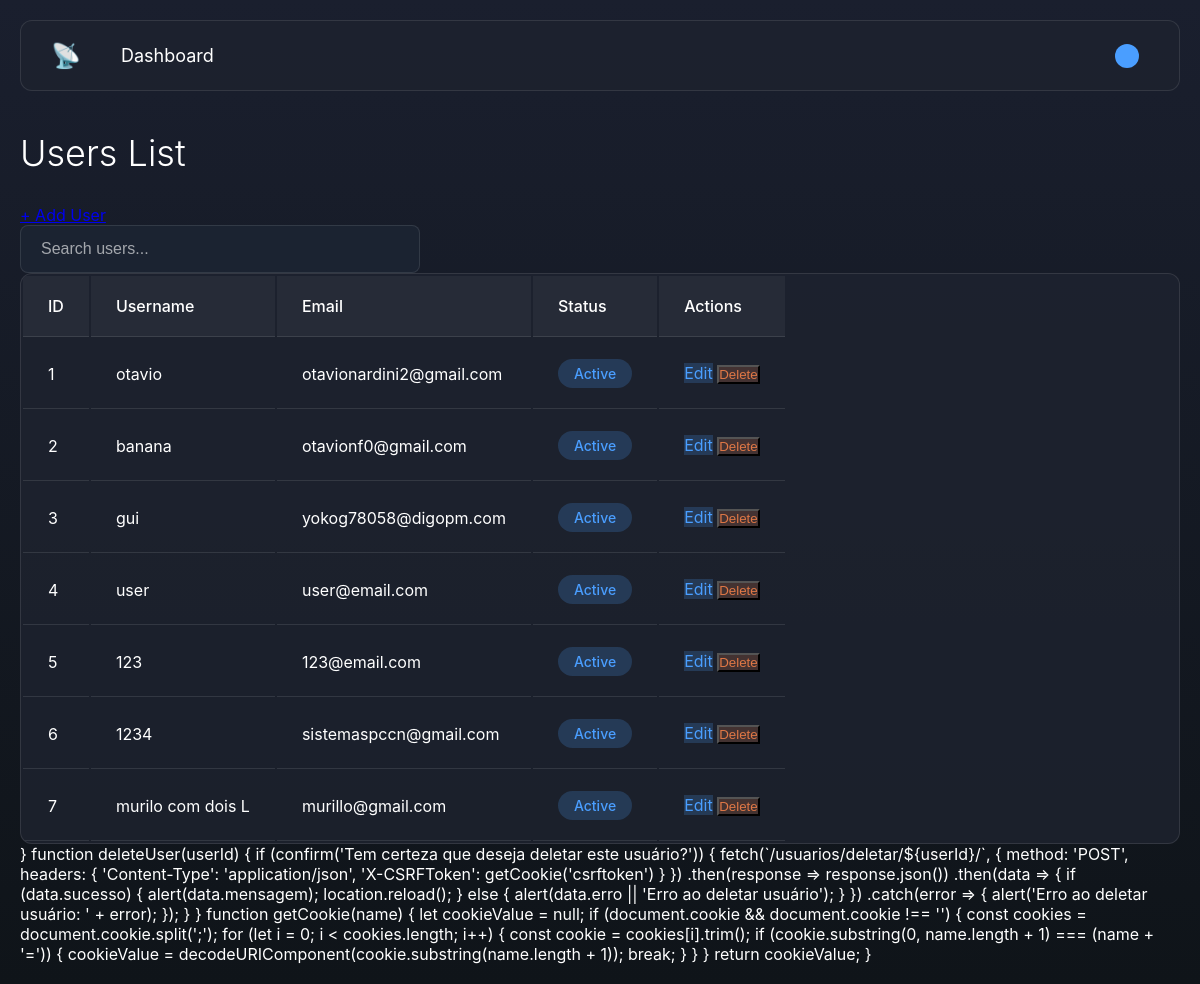
Page /pt-br/usuarios/ (signed in) on the committed database.
### app_wifi_scanner/models.py (models this page shows, shortened)
class Usuario(models.Model):
    id_usuario = models.AutoField(primary_key=True)
    nome = models.CharField(max_length=100)
    email = models.EmailField(max_length=100, unique=True, default='sem-email@example.com')
    senha = models.CharField(max_length=100)

### app_wifi_scanner/views.py (the view)
# urls.py: path('usuarios/', views.usuarios, name='usuarios'),
def usuarios(request):
    if 'usuario_id' not in request.session:
        return redirect('login')
    usuarios = {'usuarios': Usuario.objects.all()}
    return render(request, 'usuarios/usuarios.html', usuarios)

### app_wifi_scanner/templates/usuarios/usuarios.html (shortened to what this page needs)
{% load static %}
<!DOCTYPE html>
<html lang="pt-BR">
<head>
    <link rel="stylesheet" href="{% static 'css/theme.css' %}">
</head>
<body>
    <div class="container">
        <div class="header">
            <div class="nav">
                <div class="logo">📡</div>
                <a href="{% url 'home' %}" class="nav-item">Dashboard</a>
            </div>
            <div class="user">
                <div class="user-icon"></div>
            </div>
        </div>
        <div class="title-section">
            <h1>Users List</h1>
            <a href="{% url 'cadastro' %}" class="add-user-btn">+ Add User</a>
        </div>
        <div class="search-bar">
            <input type="text" class="search-input" id="searchInput" placeholder="Search users..." onkeyup="filterUsers()">
        </div>
        <div class="users-table">
            <table>
                <thead>
                    <tr>
                        <th>ID</th>
                        <th>Username</th>
                        <th>Email</th>
                        <th>Status</th>
                        <th>Actions</th>
                    </tr>
                </thead>
                <tbody id="usersTableBody">
                    {% if usuarios %}
                        {% for usuario in usuarios %}
                        <tr>
                            <td>{{ usuario.id_usuario }}</td>
                            <td>{{ usuario.nome }}</td>
                            <td>{{ usuario.email }}</td>
                            <td><span class="status active">Active</span></td>
                            <td>
                                <div class="actions">
                                    <a href="{% url 'editar_usuario' usuario.id_usuario %}" class="action-btn edit-btn" style="text-decoration: none;">Edit</a>
                                    <button class="action-btn delete-btn" onclick="deleteUser({{ usuario.id_usuario }})">Delete</button>
                                </div>
                            </td>
                        </tr>
                        {% endfor %}
                    {% else %}
                        <tr>
                            <td colspan="5" class="no-users">
                                No users registered yet. Click "+ Add User" to register your first user.
                            </td>
                        </tr>
                    {% endif %}
                </tbody>
            </table>
        </div>
    </div>
        }
        function deleteUser(userId) {
            if (confirm('Tem certeza que deseja deletar este usuário?')) {
                fetch(`/usuarios/deletar/${userId}/`, {
                    method: 'POST',
                    headers: {
                        'Content-Type': 'application/json',
                        'X-CSRFToken': getCookie('csrftoken')
                    }
                })
                .then(response => response.json())
                .then(data => {
                    if (data.sucesso) {
                        alert(data.mensagem);
                        location.reload();
                    } else {
                        alert(data.erro || 'Erro ao deletar usuário');
                    }
                })
                .catch(error => {
                    alert('Erro ao deletar usuário: ' + error);
                });
            }
        }
        function getCookie(name) {
            let cookieValue = null;
            if (document.cookie && document.cookie !== '') {
                const cookies = document.cookie.split(';');
                for (let i = 0; i < cookies.length; i++) {
                    const cookie = cookies[i].trim();
                    if (cookie.substring(0, name.length + 1) === (name + '=')) {
                        cookieValue = decodeURIComponent(cookie.substring(name.length + 1));
                        break;
                    }
                }
            }
            return cookieValue;
        }
</body>
</html>

### app_wifi_scanner/static/css/theme.css (style rules this page uses)
:root { --bg-primary: #1a1f2e; --bg-secondary: #0f1419; --bg-tertiary: rgba(30, 35, 48, 0.6); --bg-card: rgba(30, 35, 48, 0.8); --text-primary: #ffffff; --text-secondary: rgba(255, 255, 255, 0.6); --text-tertiary: #8a8f98; --border-color: rgba(255, 255, 255, 0.1); --border-light: rgba(255, 255, 255, 0.15); --accent-color: #4a9eff; --accent-dark: #357abd; --warning-color: #e07846; --success-color: #2ecc71; --input-bg: rgba(30, 41, 56, 0.6); --input-bg-focus: rgba(30, 41, 56, 0.8); }
* { margin: 0; padding: 0; box-sizing: border-box; }
body { font-family: -apple-system, BlinkMacSystemFont, 'Segoe UI', Arial, sans-serif; background: linear-gradient(180deg, var(--bg-primary) 0%, var(--bg-secondary) 100%); color: var(--text-primary); min-height: 100vh; padding: 20px; transition: background-color 0.3s ease, color 0.3s ease; }
.container { max-width: 1400px; margin: 0 auto; }
.header { display: flex; justify-content: space-between; align-items: center; padding: 20px 30px; background: var(--bg-tertiary); border-radius: 12px; margin-bottom: 40px; border: 1px solid var(--border-color); transition: all 0.3s ease; }
.nav { display: flex; align-items: center; gap: 40px; }
.logo { font-size: 24px; color: var(--text-primary); }
.nav-item { color: var(--text-primary); text-decoration: none; font-size: 18px; transition: opacity 0.3s; }
.user { display: flex; align-items: center; gap: 10px; font-size: 16px; }
.user-icon { width: 24px; height: 24px; background: var(--accent-color); border-radius: 50%; }
h1 { font-size: 36px; margin-bottom: 30px; font-weight: 300; color: var(--text-primary); }
input, textarea, select { background: var(--input-bg); color: var(--text-primary); border: 1px solid var(--border-color); transition: all 0.3s ease; }
input::placeholder { color: var(--text-secondary); }

### rows in the picture
Usuario: id_usuario "1", nome "otavio", email "otavionardini2@gmail.com"
Usuario: id_usuario "2", nome "banana", email "otavionf0@gmail.com"
Usuario: id_usuario "3", nome "gui", email "yokog78058@digopm.com"
Usuario: id_usuario "4", nome "user", email "user@email.com"
Usuario: id_usuario "5", nome "123", email "123@email.com"
Usuario: id_usuario "6", nome "1234", email "sistemaspccn@gmail.com"
Usuario: id_usuario "7", nome "murilo com dois L", email "murillo@gmail.com"
